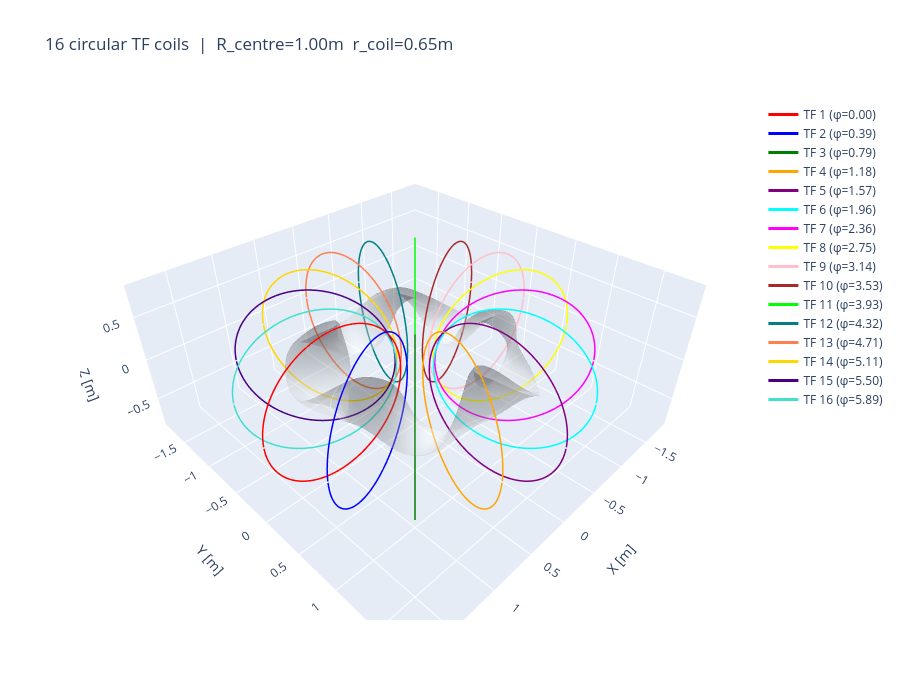

The notebook cell saved with this chart:
### Code cell
fig = go.Figure()

# Plasma surface
fig.add_trace(go.Surface(x=X2, y=Y2, z=Z2, opacity=0.2,
                          colorscale='Greys', showscale=False, name='Plasma'))

colors_tf = ['red', 'blue', 'green', 'orange', 'purple', 'cyan', 'magenta', 'yellow',
             'pink', 'brown', 'lime', 'teal', 'coral', 'gold', 'indigo', 'turquoise']

for i, coil in enumerate(tf_coils):
    fig.add_trace(go.Scatter3d(
        x=coil["X"], y=coil["Y"], z=coil["Z"],
        mode='lines',
        line=dict(color=colors_tf[i], width=3),
        name=f'TF {i+1} (φ={coil["phi_val"]:.2f})'
    ))

fig.update_layout(
    title=f"16 circular TF coils  |  R_centre={R_centre:.2f}m  r_coil={r_coil:.2f}m",
    scene=dict(aspectmode='data',
               xaxis_title='X [m]', yaxis_title='Y [m]', zaxis_title='Z [m]'),
    width=900, height=700
)
fig.show()

### Figure 1 — Plotly figure (JSON) as saved in the notebook; plotly's stock layout.template omitted (floating-point values rounded to 4 significant figures; data arrays with more than 128 entries replaced by an {"elided": "..."} marker saying what was removed)
{"data": [{"colorscale": [[0, "rgb(255,255,255)"], [0.125, "rgb(240,240,240)"], [0.25, "rgb(217,217,217)"], [0.375, "rgb(189,189,189)"], [0.5, "rgb(150,150,150)"], [0.625, "rgb(115,115,115)"], [0.75, "rgb(82,82,82)"], [0.875, "rgb(37,37,37)"], [1, "rgb(0,0,0)"]], "name": "Plasma", "opacity": 0.2, "showscale": false, "type": "surface", "x": {"elided": "640x128 float values"}, "y": {"elided": "640x128 float values"}, "z": {"elided": "640x128 float values"}}, {"line": {"color": "red", "width": 3}, "mode": "lines", "name": "TF 1 (φ=0.00)", "type": "scatter3d", "x": {"elided": "300 float values"}, "y": {"elided": "300 float values"}, "z": {"elided": "300 float values"}}, {"line": {"color": "blue", "width": 3}, "mode": "lines", "name": "TF 2 (φ=0.39)", "type": "scatter3d", "x": {"elided": "300 float values"}, "y": {"elided": "300 float values"}, "z": {"elided": "300 float values"}}, {"line": {"color": "green", "width": 3}, "mode": "lines", "name": "TF 3 (φ=0.79)", "type": "scatter3d", "x": {"elided": "300 float values"}, "y": {"elided": "300 float values"}, "z": {"elided": "300 float values"}}, {"line": {"color": "orange", "width": 3}, "mode": "lines", "name": "TF 4 (φ=1.18)", "type": "scatter3d", "x": {"elided": "300 float values"}, "y": {"elided": "300 float values"}, "z": {"elided": "300 float values"}}, {"line": {"color": "purple", "width": 3}, "mode": "lines", "name": "TF 5 (φ=1.57)", "type": "scatter3d", "x": {"elided": "300 float values"}, "y": {"elided": "300 float values"}, "z": {"elided": "300 float values"}}, {"line": {"color": "cyan", "width": 3}, "mode": "lines", "name": "TF 6 (φ=1.96)", "type": "scatter3d", "x": {"elided": "300 float values"}, "y": {"elided": "300 float values"}, "z": {"elided": "300 float values"}}, {"line": {"color": "magenta", "width": 3}, "mode": "lines", "name": "TF 7 (φ=2.36)", "type": "scatter3d", "x": {"elided": "300 float values"}, "y": {"elided": "300 float values"}, "z": {"elided": "300 float values"}}, {"line": {"color": "yellow", "width": 3}, "mode": "lines", "name": "TF 8 (φ=2.75)", "type": "scatter3d", "x": {"elided": "300 float values"}, "y": {"elided": "300 float values"}, "z": {"elided": "300 float values"}}, {"line": {"color": "pink", "width": 3}, "mode": "lines", "name": "TF 9 (φ=3.14)", "type": "scatter3d", "x": {"elided": "300 float values"}, "y": {"elided": "300 float values"}, "z": {"elided": "300 float values"}}, {"line": {"color": "brown", "width": 3}, "mode": "lines", "name": "TF 10 (φ=3.53)", "type": "scatter3d", "x": {"elided": "300 float values"}, "y": {"elided": "300 float values"}, "z": {"elided": "300 float values"}}, {"line": {"color": "lime", "width": 3}, "mode": "lines", "name": "TF 11 (φ=3.93)", "type": "scatter3d", "x": {"elided": "300 float values"}, "y": {"elided": "300 float values"}, "z": {"elided": "300 float values"}}, {"line": {"color": "teal", "width": 3}, "mode": "lines", "name": "TF 12 (φ=4.32)", "type": "scatter3d", "x": {"elided": "300 float values"}, "y": {"elided": "300 float values"}, "z": {"elided": "300 float values"}}, {"line": {"color": "coral", "width": 3}, "mode": "lines", "name": "TF 13 (φ=4.71)", "type": "scatter3d", "x": {"elided": "300 float values"}, "y": {"elided": "300 float values"}, "z": {"elided": "300 float values"}}, {"line": {"color": "gold", "width": 3}, "mode": "lines", "name": "TF 14 (φ=5.11)", "type": "scatter3d", "x": {"elided": "300 float values"}, "y": {"elided": "300 float values"}, "z": {"elided": "300 float values"}}, {"line": {"color": "indigo", "width": 3}, "mode": "lines", "name": "TF 15 (φ=5.50)", "type": "scatter3d", "x": {"elided": "300 float values"}, "y": {"elided": "300 float values"}, "z": {"elided": "300 float values"}}, {"line": {"color": "turquoise", "width": 3}, "mode": "lines", "name": "TF 16 (φ=5.89)", "type": "scatter3d", "x": {"elided": "300 float values"}, "y": {"elided": "300 float values"}, "z": {"elided": "300 float values"}}], "layout": {"height": 700, "scene": {"aspectmode": "data", "xaxis": {"title": {"text": "X [m]"}}, "yaxis": {"title": {"text": "Y [m]"}}, "zaxis": {"title": {"text": "Z [m]"}}}, "title": {"text": "16 circular TF coils  |  R_centre=1.00m  r_coil=0.65m"}, "width": 900}}
